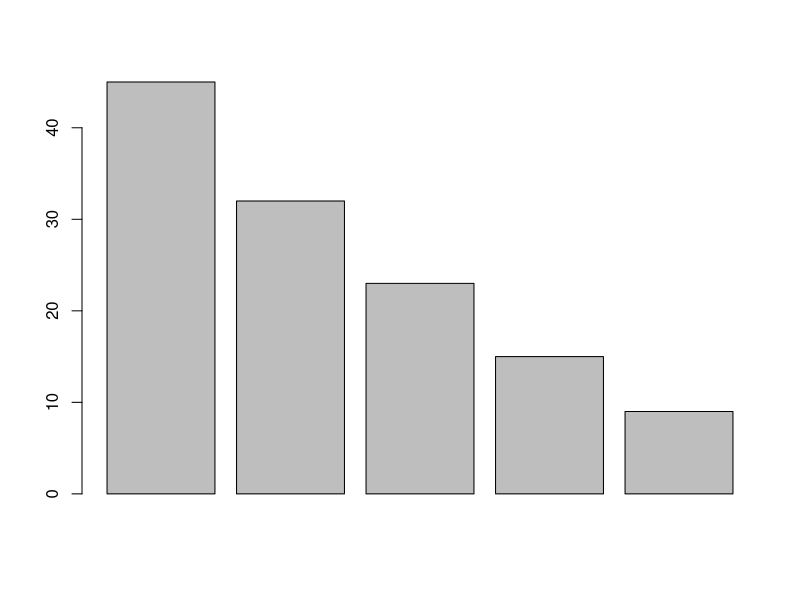

Generate this figure with R:
# Instalando biblioteca readxl para importar para o R arquivos com extensão .xls ou .xlsx.
if (!("readxl") %in% installed.packages()) install.packages("readxl")

# Carregando a biblioteca
library(readxl)
exercicio5 <- read_excel("dados/exercicio5.xls")
View(exercicio5)

#importar e vizualizar os dados
exercicio5 <- read_excel("dados/exercicio5.xls", skip = 1, col_names = c("marcas", "pessoas") , col_types = c("text" ,"numeric"))

View(exercicio5)

#Construir um gráfico de barras
exercicio5[[1]] <- data.frame(exercicio5)
data.frame(exercicio5)
v.exercicio5 <- c(data.frame(exercicio5)$pessoas)
barplot(v.exercicio5)

